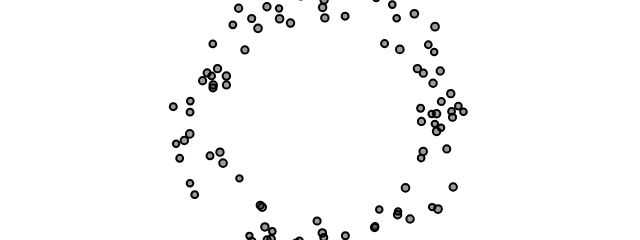
Frame 1 (no input)
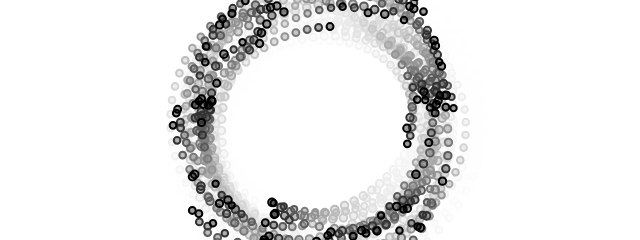
Frame 60 (no input)
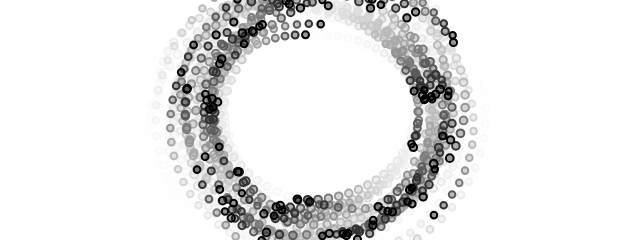
Frame 120 (the mouse pressed at the canvas centre since frame 60)

The p5.js sketch that drew these frames (run headless with seeded random() and noise() and a simulated clock; from frame 60 on, the mouse is pressed at the canvas centre):

// p5.js sketch
// ── sketch.js
// Mutual Attract// The Nature of Code
// https://thecodingtrain.com/tracks/the-nature-of-code-2/noc/2-forces/6-mutual-attraction

let movers = [];
let sun;

function setup() {
  createCanvas(640, 240);
  for (let i = 0; i < 100; i++) {
    let pos = p5.Vector.random2D();
    let vel = pos.copy();
    vel.setMag(random(10, 15));
    pos.setMag(random(100, 150));
    vel.rotate(PI / 2);
    let m = random(10, 15);
    movers[i] = new Mover(pos.x, pos.y, vel.x, vel.y, m);
  }
  sun = new Mover(0, 0, 0, 0, 500);
  background(255);
}

function draw() {
  background(255, 50);
  translate(width / 2, height / 2);

  for (let mover of movers) {
    sun.attract(mover);
    for (let other of movers) {
      if (mover !== other) {
        mover.attract(other);
        // stroke(255);
        //line(mover.pos.x, mover.pos.y, other.pos.x, other.pos.y);
      }
    }
  }

  for (let mover of movers) {
    mover.update();
    mover.show();
  }
  // sun.show();
}

// ── mover.js
// Gravitational Attraction
// The Nature of Code
// The Coding Train / Daniel Shiffman
// https://youtu.be/EpgB3cNhKPM
// https://thecodingtrain.com/learning/nature-of-code/2.5-gravitational-attraction.html
// https://editor.p5js.org/codingtrain/sketches/MkLraatd

class Mover {
  constructor(x, y, vx, vy, m) {
    this.pos = createVector(x, y);
    this.vel = createVector(vx, vy);
    this.acc = createVector(0, 0);
    this.mass = m;
    this.r = sqrt(this.mass) * 1;
  }

  applyForce(force) {
    let f = p5.Vector.div(force, this.mass);
    this.acc.add(f);
  }

  attract(mover) {
    let force = p5.Vector.sub(this.pos, mover.pos);
    let distanceSq = constrain(force.magSq(), 100, 1000);
    let G = 1;
    let strength = (G * (this.mass * mover.mass)) / distanceSq;
    force.setMag(strength);
    mover.applyForce(force);
  }

  update() {
    this.vel.add(this.acc);
    this.pos.add(this.vel);
    this.acc.set(0, 0);
  }

  show() {
    stroke(0);
    strokeWeight(2);
    fill(0, 100);
    ellipse(this.pos.x, this.pos.y, this.r * 2);
  }
}
